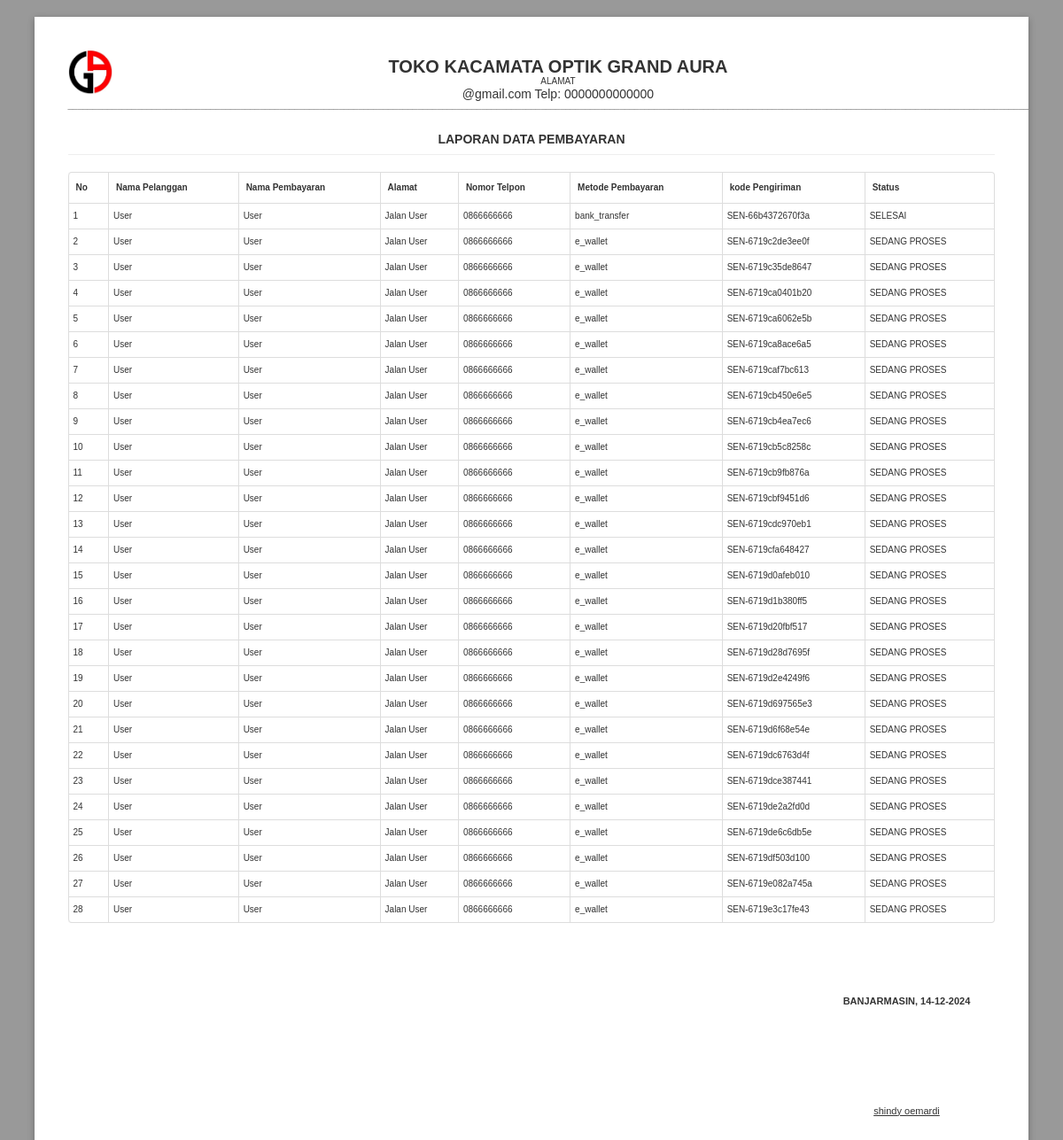
The app's page /laporan-pembayaran.php with its own data.
### tables this page shows
CREATE TABLE `bayar` (
  `id` int(11) NOT NULL,
  `user_id` int(11) NOT NULL,
  `nama_lengkap` varchar(100) NOT NULL,
  `alamat` text NOT NULL,
  `telepon` varchar(20) NOT NULL,
  `metode_pembayaran` varchar(50) NOT NULL,
  `no_e_wallet` varchar(50) DEFAULT NULL,
  `no_rekening` varchar(50) DEFAULT NULL,
  `no_kartu_kredit` varchar(50) DEFAULT NULL,
  `nama_pemegang_kartu` varchar(100) DEFAULT NULL,
  `tanggal_kadaluarsa` varchar(10) DEFAULT NULL,
  `kode_cvc` varchar(10) DEFAULT NULL,
  `bukti_transfer` varchar(255) DEFAULT NULL,
  `tracking_number` varchar(100) NOT NULL,
  `status` varchar(100) NOT NULL DEFAULT 'SEDANG PROSES',
  `metode_pengiriman` varchar(50) DEFAULT NULL,
  `grand_total` decimal(10,2) NOT NULL
);

CREATE TABLE `pelanggan` (
  `id` int(11) NOT NULL,
  `kode` varchar(50) DEFAULT NULL,
  `nama` varchar(150) DEFAULT NULL,
  `umur` varchar(100) NOT NULL,
  `alamat` text DEFAULT NULL,
  `hp` varchar(18) DEFAULT NULL,
  `username` varchar(50) DEFAULT NULL,
  `password` varchar(255) DEFAULT NULL,
  `verifikasi` enum('sudah_verifikasi','waiting','data_tidak_valid') DEFAULT NULL,
  `email` varchar(100) DEFAULT NULL,
  `tgl_daftar` date DEFAULT NULL,
  `kelamin` enum('Pria','Wanita') NOT NULL
);

CREATE TABLE `pengaturan` (
  `id` int(11) NOT NULL,
  `ttd` varchar(150) DEFAULT NULL
);

### laporan-pembayaran.php (the view, shortened to what this page needs)
<!DOCTYPE html>
<html lang="en">
<head>
  <link rel="stylesheet" href="assets/dist/css/normalize.min.css">
  <link rel="stylesheet" href="assets/dist/css/paper.css">
  <link rel="stylesheet" href="assets/dist/css/bs.css">
</head>
<body class="A4 landscape">
  <?php
  include('koneksi.php');
  ?>
  <section class="sheet padding-10mm" style="height: auto; font-size: 10px;">
    <img src="assets/img/logo.jpg" style="width: 50px; float: left; margin-right: 10px;" class="text-center">
    <h1 class="text-center" style="margin-bottom: -10px;">TOKO KACAMATA OPTIK GRAND AURA</h1>
    <p class="text-center" style="margin-bottom: 0px;">ALAMAT</p>
    <h3 class="text-center" style="margin-bottom: -10px;">@gmail.com Telp: 0000000000000</h3>
    <p><b>____________________________________________________________________________________________________________________________________________________________________________________________________</b></p>
    <h4 class="text-center">LAPORAN DATA PEMBAYARAN</h4>
    <hr>
    <table class="table table-bordered" id="example2">
      <thead>
        <tr>
          <th>No</th>
          <th>Nama Pelanggan</th>
          <th>Nama Pembayaran</th>
          <th>Alamat</th>
          <th>Nomor Telpon</th>
          <th>Metode Pembayaran</th>
          <th>kode Pengiriman</th>
          <th>Status</th>
        </tr>
      </thead>
      <tbody>
        <?php
        $query = "
          SELECT bayar.*, pelanggan.nama AS nama
          FROM bayar
          JOIN pelanggan ON bayar.user_id = pelanggan.id
        ";
        $datas = mysqli_query($koneksi, $query) or die(mysqli_error($koneksi));
        $no = 1;
        while ($row = mysqli_fetch_assoc($datas)) {
        ?>
          <tr>
            <td><?= $no; ?></td>
            <td><?= $row['nama']; ?></td>
            <td><?= $row['nama_lengkap']; ?></td>
            <td><?= $row['alamat']; ?></td>
            <td><?= $row['telepon']; ?></td>
            <td><?= $row['metode_pembayaran']; ?></td>
            <td><?= $row['tracking_number']; ?></td>
            <td><?= $row['status']; ?></td>
          </tr>
        <?php $no++;
        } ?>
      </tbody>
    </table>
    <table style="width: 200px; font-size: 11px; float: right; margin-top: 60px;">
      <tr>
        <th colspan="2">BANJARMASIN, <?= date('d-m-Y'); ?></th>
      </tr>
      <tr style="height: 100px;">
        <td style="width: 50%"></td>
      </tr>
      <tr>
        <td>
          <span style="text-decoration: underline;">
            <?php
            $data_ttd = mysqli_query($koneksi, "SELECT * FROM pengaturan WHERE id = '1'");
            $row_ttd = mysqli_fetch_assoc($data_ttd);
            ?>
            <?= $row_ttd['ttd']; ?>
          </span>
          <br>
        </td>
      </tr>
    </table>
  </section>
</body>
</html>

### laporan-pembayaran.php (style rules this page uses)
body { background-color: #999; }
* { font-family: "Arial"; }
.text-center { text-align: center; }
h1 { font-size: 20px; }
h3 { font-size: 14px; font-weight: normal; margin-top: -8px; }
h4 { margin-top: 20px; text-transform: uppercase; margin-bottom: -10px; }
td { padding: 5px !important; text-align: center; vertical-align: middle !important; }

### records on screen
bayar: pelanggan.nama "User", nama_lengkap "User", alamat "Jalan User", telepon "0866666666", metode_pembayaran "bank_transfer", tracking_number "SEN-66b4372670f3a", status "SELESAI"
bayar: pelanggan.nama "User", nama_lengkap "User", alamat "Jalan User", telepon "0866666666", metode_pembayaran "e_wallet", tracking_number "SEN-6719c2de3ee0f", status "SEDANG PROSES"
bayar: pelanggan.nama "User", nama_lengkap "User", alamat "Jalan User", telepon "0866666666", metode_pembayaran "e_wallet", tracking_number "SEN-6719c35de8647", status "SEDANG PROSES"
bayar: pelanggan.nama "User", nama_lengkap "User", alamat "Jalan User", telepon "0866666666", metode_pembayaran "e_wallet", tracking_number "SEN-6719ca0401b20", status "SEDANG PROSES"
bayar: pelanggan.nama "User", nama_lengkap "User", alamat "Jalan User", telepon "0866666666", metode_pembayaran "e_wallet", tracking_number "SEN-6719ca6062e5b", status "SEDANG PROSES"
bayar: pelanggan.nama "User", nama_lengkap "User", alamat "Jalan User", telepon "0866666666", metode_pembayaran "e_wallet", tracking_number "SEN-6719ca8ace6a5", status "SEDANG PROSES"
bayar: pelanggan.nama "User", nama_lengkap "User", alamat "Jalan User", telepon "0866666666", metode_pembayaran "e_wallet", tracking_number "SEN-6719caf7bc613", status "SEDANG PROSES"
bayar: pelanggan.nama "User", nama_lengkap "User", alamat "Jalan User", telepon "0866666666", metode_pembayaran "e_wallet", tracking_number "SEN-6719cb450e6e5", status "SEDANG PROSES"
bayar: pelanggan.nama "User", nama_lengkap "User", alamat "Jalan User", telepon "0866666666", metode_pembayaran "e_wallet", tracking_number "SEN-6719cb4ea7ec6", status "SEDANG PROSES"
bayar: pelanggan.nama "User", nama_lengkap "User", alamat "Jalan User", telepon "0866666666", metode_pembayaran "e_wallet", tracking_number "SEN-6719cb5c8258c", status "SEDANG PROSES"
bayar: pelanggan.nama "User", nama_lengkap "User", alamat "Jalan User", telepon "0866666666", metode_pembayaran "e_wallet", tracking_number "SEN-6719cb9fb876a", status "SEDANG PROSES"
bayar: pelanggan.nama "User", nama_lengkap "User", alamat "Jalan User", telepon "0866666666", metode_pembayaran "e_wallet", tracking_number "SEN-6719cbf9451d6", status "SEDANG PROSES"
bayar: pelanggan.nama "User", nama_lengkap "User", alamat "Jalan User", telepon "0866666666", metode_pembayaran "e_wallet", tracking_number "SEN-6719cdc970eb1", status "SEDANG PROSES"
bayar: pelanggan.nama "User", nama_lengkap "User", alamat "Jalan User", telepon "0866666666", metode_pembayaran "e_wallet", tracking_number "SEN-6719cfa648427", status "SEDANG PROSES"
bayar: pelanggan.nama "User", nama_lengkap "User", alamat "Jalan User", telepon "0866666666", metode_pembayaran "e_wallet", tracking_number "SEN-6719d0afeb010", status "SEDANG PROSES"
bayar: pelanggan.nama "User", nama_lengkap "User", alamat "Jalan User", telepon "0866666666", metode_pembayaran "e_wallet", tracking_number "SEN-6719d1b380ff5", status "SEDANG PROSES"
bayar: pelanggan.nama "User", nama_lengkap "User", alamat "Jalan User", telepon "0866666666", metode_pembayaran "e_wallet", tracking_number "SEN-6719d20fbf517", status "SEDANG PROSES"
bayar: pelanggan.nama "User", nama_lengkap "User", alamat "Jalan User", telepon "0866666666", metode_pembayaran "e_wallet", tracking_number "SEN-6719d28d7695f", status "SEDANG PROSES"
bayar: pelanggan.nama "User", nama_lengkap "User", alamat "Jalan User", telepon "0866666666", metode_pembayaran "e_wallet", tracking_number "SEN-6719d2e4249f6", status "SEDANG PROSES"
bayar: pelanggan.nama "User", nama_lengkap "User", alamat "Jalan User", telepon "0866666666", metode_pembayaran "e_wallet", tracking_number "SEN-6719d697565e3", status "SEDANG PROSES"
bayar: pelanggan.nama "User", nama_lengkap "User", alamat "Jalan User", telepon "0866666666", metode_pembayaran "e_wallet", tracking_number "SEN-6719d6f68e54e", status "SEDANG PROSES"
bayar: pelanggan.nama "User", nama_lengkap "User", alamat "Jalan User", telepon "0866666666", metode_pembayaran "e_wallet", tracking_number "SEN-6719dc6763d4f", status "SEDANG PROSES"
bayar: pelanggan.nama "User", nama_lengkap "User", alamat "Jalan User", telepon "0866666666", metode_pembayaran "e_wallet", tracking_number "SEN-6719dce387441", status "SEDANG PROSES"
bayar: pelanggan.nama "User", nama_lengkap "User", alamat "Jalan User", telepon "0866666666", metode_pembayaran "e_wallet", tracking_number "SEN-6719de2a2fd0d", status "SEDANG PROSES"
bayar: pelanggan.nama "User", nama_lengkap "User", alamat "Jalan User", telepon "0866666666", metode_pembayaran "e_wallet", tracking_number "SEN-6719de6c6db5e", status "SEDANG PROSES"
bayar: pelanggan.nama "User", nama_lengkap "User", alamat "Jalan User", telepon "0866666666", metode_pembayaran "e_wallet", tracking_number "SEN-6719df503d100", status "SEDANG PROSES"
bayar: pelanggan.nama "User", nama_lengkap "User", alamat "Jalan User", telepon "0866666666", metode_pembayaran "e_wallet", tracking_number "SEN-6719e082a745a", status "SEDANG PROSES"
bayar: pelanggan.nama "User", nama_lengkap "User", alamat "Jalan User", telepon "0866666666", metode_pembayaran "e_wallet", tracking_number "SEN-6719e3c17fe43", status "SEDANG PROSES"
pengaturan: ttd "shindy oemardi"
